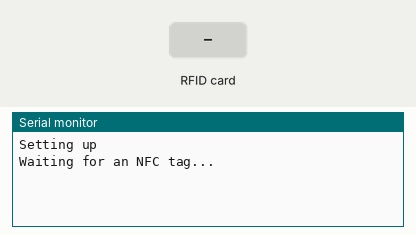
This sketch was run on a simulated Arduino Uno, built with avr-gcc and run on an emulated ATmega328P. Parts: the last lines printed to the serial monitor. Inputs (shaded band) come from the test bench.

Above: at 1.2 s.
1.3 s: RFID card 50 50 50 50 held to the reader
At 2.1 s:
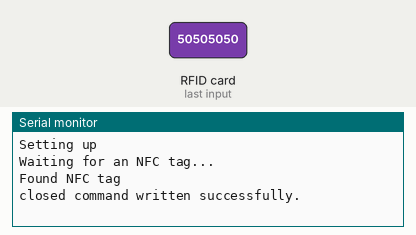
At 3.4 s:
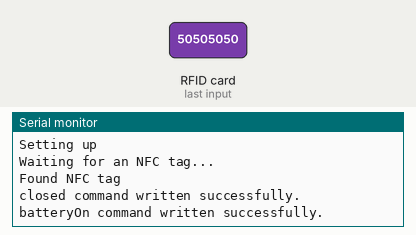

Measured:
- after the input at 1.3 s, the serial monitor: prints a new line at once (image 1)

The sketch:

bat-unlocker.ino
```cpp
#include <Wire.h>
#include <SPI.h>
#include <Adafruit_PN532.h>

#define PN532_SCK  (2)
#define PN532_MOSI (3)
#define PN532_SS   (4)
#define PN532_MISO (5)

Adafruit_PN532 nfc(PN532_SCK, PN532_MISO, PN532_MOSI, PN532_SS);

uint8_t batteryOn[] = {0x50, 0x50, 0x50, 0x50};
uint8_t closed[] = {0x4B, 0x4D, 0x4B, 0x4D};
uint8_t insertedOpened[] = {0x41, 0x4E, 0x41, 0x44};
uint8_t opened[] = {0x59, 0x52, 0x52, 0x48};

void setup(void) {
  Serial.begin(115200);
  Serial.println("Setting up");

  nfc.begin();
  uint32_t versiondata = nfc.getFirmwareVersion();
  if (!versiondata) {
    Serial.print("No board detected");
    while (1);
  }

  nfc.SAMConfig();
  Serial.println("Waiting for an NFC tag...");
}

void loop(void) {
  uint8_t write;
  uint8_t tag;
  uint8_t uid[] = { 0, 0, 0, 0, 0, 0, 0 };
  uint8_t uidLength;

  tag = nfc.readPassiveTargetID(PN532_MIFARE_ISO14443A, uid, &uidLength);

  if (tag) {
    Serial.println("Found NFC tag");

    write = nfc.ntag2xx_WritePage(0xCC, closed);

    if (write) {
      Serial.println("closed command written successfully.");
    } else {
      Serial.println("Failed to write closed command.");
    }
    delay(1000);

    write = nfc.ntag2xx_WritePage(0xCC, batteryOn);

    if (write) {
      Serial.println("batteryOn command written successfully.");
    } else {
      Serial.println("Failed to write batteryOn command.");
    }

  }

  delay(5000);
}
```
